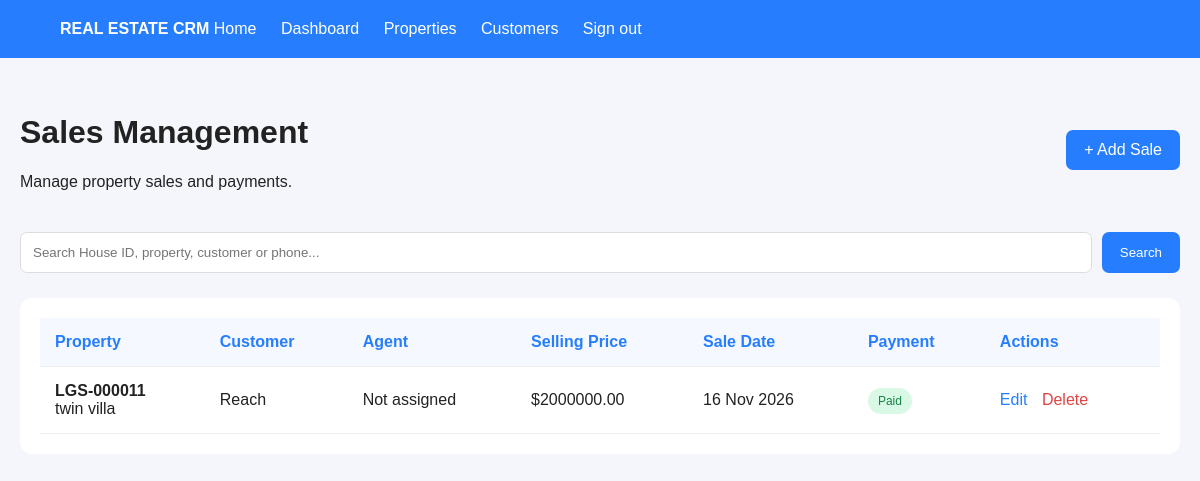
/sales/ (signed in), run on the app's committed database.
### sales/models.py (models this page shows, shortened)
class Sale(models.Model):
    PAYMENT_STATUS = [
        ('PENDING', 'Pending'),
        ('PARTIAL', 'Partial'),
        ('PAID', 'Paid'),
    ]
    property = models.ForeignKey(
        Property,
        on_delete=models.PROTECT,
        related_name='sales'
    )
    customer = models.ForeignKey(
        Customer,
        on_delete=models.PROTECT,
        related_name='purchases'
    )
    agent = models.ForeignKey(
        settings.AUTH_USER_MODEL,
        on_delete=models.SET_NULL,
        null=True,
        blank=True,
        related_name='sales'
    )
    selling_price = models.DecimalField(
        max_digits=12,
        decimal_places=2
    )
    sale_date = models.DateField()
    payment_status = models.CharField(
        max_length=20,
        choices=PAYMENT_STATUS,
        default='PENDING'
    )
    notes = models.TextField(blank=True)
    created_at = models.DateTimeField(auto_now_add=True)

### properties/models.py (models this page shows, shortened)
class Property(models.Model):
    LISTING_TYPES = [
        ('SALE', 'For Sale'),
        ('RENT', 'For Rent'),
    ]
    PROPERTY_TYPES = [
        ('HOUSE', 'House'),
        ('VILLA', 'Villa'),
        ('TWIN_VILLA', 'Twin Villa'),
        ('LINK_HOUSE', 'Link House'),
        ('CONDO', 'Condo'),
        ('LAND', 'Land'),
        ('SHOPHOUSE', 'Shophouse'),
        ('APARTMENT', 'Apartment'),
        ('COMMERCIAL', 'Commercial Property'),
        ('OTHER', 'Other'),
    ]
    STATUS_CHOICES = [
        ('AVAILABLE', 'Available'),
        ('SOLD', 'Sold'),
        ('RENTED', 'Rented'),
        ('PENDING', 'Pending'),
        ('RESERVED', 'Reserved'),
    ]
    title = models.CharField(max_length=200)
    listing_type = models.CharField(
        max_length=10,
        choices=LISTING_TYPES,
        default='SALE'
    )
    property_type = models.CharField(
        max_length=20,
        choices=PROPERTY_TYPES
    )
    price = models.DecimalField(
        max_digits=12,
        decimal_places=2
    )
    monthly_rent = models.DecimalField(max_digits=12, decimal_places=2, default=0)
    location = models.CharField(max_length=255)
    city = models.CharField(max_length=100, blank=True)
    district = models.CharField(max_length=100, blank=True)
    commune = models.CharField(max_length=100, blank=True)
    bedrooms = models.PositiveIntegerField(default=0)
    bathrooms = models.PositiveIntegerField(default=0)
    area = models.DecimalField(
        max_digits=10,
        decimal_places=2
    )
    land_size = models.DecimalField(max_digits=10, decimal_places=2, default=0)
    house_size = models.DecimalField(max_digits=10, decimal_places=2, default=0)
    owner = models.ForeignKey('customers.Customer', on_delete=models.SET_NULL, null=True, blank=True, related_name='owned_properties')
    agent = models.ForeignKey('accounts.User', on_delete=models.SET_NULL, null=True, blank=True, related_name='properties')
    description = models.TextField(blank=True)
    image = models.ImageField(
        upload_to='properties/',
        blank=True,
        null=True
    )
    features = models.TextField(
        blank=True,
        help_text="Swimming pool, garden, parking, elevator"
    )
    swimming_pool = models.BooleanField(default=False)
    parking = models.BooleanField(default=False)
    garden = models.BooleanField(default=False)
    furnished = models.BooleanField(default=False)
    status = models.CharField(
        max_length=20,
        choices=STATUS_CHOICES,
        default='AVAILABLE'
    )
    created_at = models.DateTimeField(auto_now_add=True)
    @property
    def house_id(self):
        return f'LGS-{self.pk:06d}' if self.pk else ''

### customers/models.py (models this page shows, shortened)
class Customer(models.Model):
    CUSTOMER_TYPES = [
        ('BUYER', 'Buyer'),
        ('SELLER', 'Seller'),
        ('RENTER', 'Renter'),
        ('RENT_OWNER', 'Property Rent Owner'),
    ]
    PRICE_NEGOTIABILITY_CHOICES = [
        ('NEGOTIABLE', 'Negotiable'),
        ('FIXED', 'Not negotiable'),
    ]
    TITLE_TYPE_CHOICES = [
        ('HARD', 'Hard Title'),
        ('SOFT', 'Soft Title'),
    ]
    name = models.CharField(max_length=200)
    phone = models.CharField(max_length=30)
    email = models.EmailField(blank=True, null=True)
    customer_type = models.CharField(
        max_length=20,
        choices=CUSTOMER_TYPES,
        default='BUYER'
    )
    minimum_budget = models.DecimalField(
        max_digits=12,
        decimal_places=2,
        default=0
    )
    budget = models.DecimalField(
        max_digits=12,
        decimal_places=2,
        default=0
    )
    preferred_location = models.CharField(
        max_length=255,
        blank=True
    )
    preferred_bedrooms = models.PositiveIntegerField(default=0)
    preferred_bathrooms = models.PositiveIntegerField(default=0)
    requirements = models.TextField(
        blank=True,
        help_text="Example: Swimming pool, parking, garden"
    )
    notes = models.TextField(blank=True)
    assigned_agent = models.ForeignKey(
        settings.AUTH_USER_MODEL, on_delete=models.SET_NULL,
        null=True, blank=True, related_name='customers'
    )
    property_type = models.CharField(max_length=30, blank=True)
    city = models.CharField(max_length=100, blank=True)
    district = models.CharField(max_length=100, blank=True)
    commune = models.CharField(max_length=100, blank=True)
    preferred_city = models.CharField(max_length=100, blank=True)
    preferred_district = models.CharField(max_length=100, blank=True)
    preferred_commune = models.CharField(max_length=100, blank=True)
    owner_property_title = models.CharField(max_length=200, blank=True)
    asking_price = models.DecimalField(max_digits=12, decimal_places=2, null=True, blank=True)
    price_negotiability = models.CharField(max_length=12, choices=PRICE_NEGOTIABILITY_CHOICES, blank=True)
    title_type = models.CharField(max_length=10, choices=TITLE_TYPE_CHOICES, blank=True)
    owner_bedrooms = models.CharField(max_length=10, blank=True)
    owner_bathrooms = models.CharField(max_length=10, blank=True)
    land_size = models.DecimalField(max_digits=10, decimal_places=2, null=True, blank=True)
    house_size = models.DecimalField(max_digits=10, decimal_places=2, null=True, blank=True)
    furnished_status = models.CharField(max_length=20, blank=True)
    property_description = models.TextField(blank=True)
    owner_requirements = models.TextField(blank=True)
    created_at = models.DateTimeField(auto_now_add=True)

### sales/views.py (the view, shortened to what this page needs)
# urls.py: path('', views.sale_list, name='sale_list'),
@login_required
def sale_list(request):
    search = request.GET.get('search', '')
    sales = Sale.objects.select_related(
        'property', 'customer', 'agent'
    ).order_by('-created_at')
    if getattr(request.user, 'role', '') == 'PROPERTY':
        sales = sales.filter(property__agent=request.user)
    elif not (request.user.is_superuser or getattr(request.user, 'role', '') == 'ADMIN'):
        sales = sales.filter(agent=request.user)
    return render(request, 'sales/sale_list.html', {
        'sales': sales,
        'search': search,
    })

### sales/templates/sales/sale_list.html (shortened to what this page needs)
<!DOCTYPE html>
<html lang="en">
<head>
</head>
<body>
<nav class="navbar">
    <strong>REAL ESTATE CRM</strong>
    <a href="{% url 'home' %}">Home</a>
    <a href="{% if request.user.role == 'PROPERTY' %}{% url 'property_list' %}{% elif request.user.role == 'ADMIN' %}{% url 'admin_dashboard' %}{% else %}{% url 'agent_dashboard' %}{% endif %}">Dashboard</a>
    <a href="{% url 'property_list' %}">Properties</a>
    <a href="{% url 'customer_list' %}">Customers</a>
    <a href="{% url 'logout' %}">Sign out</a>
</nav>
<div class="container">
    <div class="header">
        <div>
            <h1>Sales Management</h1>
            <p>Manage property sales and payments.</p>
        </div>
        {% if request.user.role != 'PROPERTY' %}<a href="{% url 'sale_add' %}" class="btn">+ Add Sale</a>{% endif %}
    </div>
    <form method="GET" class="search">
        <input type="text" name="search" value="{{ search }}"
               placeholder="Search House ID, property, customer or phone...">
        <button class="btn" type="submit">Search</button>
    </form>
    <div class="table-box">
        <table>
            <thead>
                <tr>
                    <th>Property</th>
                    <th>Customer</th>
                    <th>Agent</th>
                    <th>Selling Price</th>
                    <th>Sale Date</th>
                    <th>Payment</th>
                    <th>Actions</th>
                </tr>
            </thead>
            <tbody>
                {% for sale in sales %}
                <tr>
                    <td><strong>{{ sale.property.house_id }}</strong><br>{{ sale.property.title }}</td>
                    <td>{{ sale.customer.name }}</td>
                    <td>{{ sale.agent.username|default:"Not assigned" }}</td>
                    <td>${{ sale.selling_price|floatformat:2 }}</td>
                    <td>{{ sale.sale_date|date:"d M Y" }}</td>
                    <td>
                        <span class="status
                            {% if sale.payment_status == 'PAID' %}paid
                            {% elif sale.payment_status == 'PARTIAL' %}partial
                            {% endif %}">
                            {{ sale.get_payment_status_display }}
                        </span>
                    </td>
                    <td class="actions">
                        {% if request.user.role != 'PROPERTY' %}<a class="edit" href="{% url 'sale_edit' sale.pk %}">Edit</a>
                        <a class="delete" href="{% url 'sale_delete' sale.pk %}">Delete</a>{% else %}<span>View only</span>{% endif %}
                    </td>
                </tr>
                {% empty %}
                <tr>
                    <td colspan="7" style="text-align:center;padding:30px;">
                        No sales records found.
                    </td>
                </tr>
                {% endfor %}
            </tbody>
        </table>
    </div>
</div>
</body>
</html>

### sales/templates/sales/sale_list.html (style rules this page uses)
* { box-sizing: border-box; font-family: Arial, sans-serif; }
body { margin: 0; background: #f4f6fb; color: #222; }
.navbar { background: #267eff; color: white; padding: 20px 5%; }
.navbar a { color: white; text-decoration: none; margin-right: 20px; }
.container { max-width: 1200px; margin: 35px auto; padding: 0 20px; }
.header { display: flex; justify-content: space-between; align-items: center; gap: 15px; flex-wrap: wrap; }
.btn { display: inline-block; background: #267eff; color: white; padding: 11px 18px; border-radius: 7px; text-decoration: none; border: none; cursor: pointer; }
.search { display: flex; gap: 10px; margin: 25px 0; }
.search input { flex: 1; min-width: 0; padding: 12px; border: 1px solid #ddd; border-radius: 7px; }
.table-box { background: white; border-radius: 12px; padding: 20px; overflow-x: auto; }
table { width: 100%; border-collapse: collapse; min-width: 850px; }
th, td { padding: 15px; text-align: left; border-bottom: 1px solid #eee; }
th { background: #f5f8ff; color: #267eff; }
.status { padding: 6px 10px; border-radius: 20px; font-size: 12px; background: #fff2cc; }
.paid { background: #d9f8e5; color: #168447; }
.actions a { margin-right: 10px; text-decoration: none; }
.edit { color: #267eff; }
.delete { color: #e04444; }

### data on the page
Sale: property.house_id "LGS-000011", property "twin villa", customer.name "Reach", agent.username "Not assigned", selling_price "2000000.00", sale_date "16 Nov 2026", payment_status "Paid"
